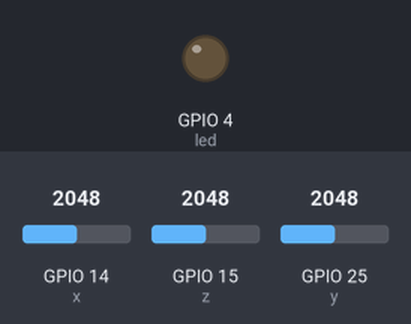
The sketch below on a simulated ESP32. Parts: output pins drawn as LEDs (lit = HIGH). The inputs (shaded band) are chosen by the test bench; at power-on: GPIO 14 (x) = 2048, GPIO 15 (z) = 2048, GPIO 25 (y) = 2048. What the sketch prints to the serial monitor is not drawn.

Above: at 5.2 s.
5.3 s: GPIO 14 (x) set to 2481
6.8 s: GPIO 14 (x) set to 2613
At 7.7 s:
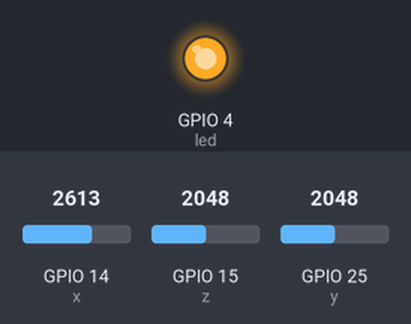
9.8 s: GPIO 14 (x) set to 2047
At 12.0 s:
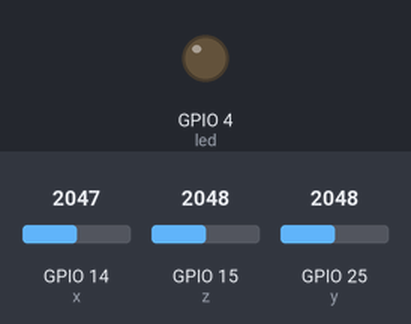
12.3 s: GPIO 14 (x) set to 1599
13.8 s: GPIO 14 (x) set to 1515
At 14.3 s:
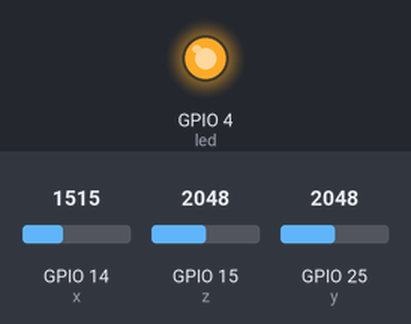
Timing chart, 0 to 16.8 s (numbered marks = the images above; inputs shaded):
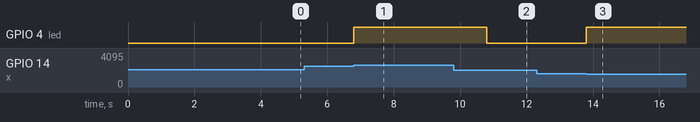

Measured:
- the behaviour switches between 2548 and 2549 on GPIO 14 (x) (found by bisection; images 0 and 1)
- the behaviour switches between 1548 and 1547 on GPIO 14 (x) (found by bisection; images 2 and 3)
- after the input at 6.8 s, GPIO 4 (led): LOW → HIGH at once
- after the input at 9.8 s, GPIO 4 (led): HIGH → LOW after 1.0 s
- after the input at 13.8 s, GPIO 4 (led): LOW → HIGH at once

The sketch:

earthquakeSensor.ino
```cpp
#define led 4//led pin

#define x  14// x_out pin of Accelerometer
#define y 25 // y_out pin of Accelerometer
#define z 15 // z_out pin of Accelerometer

/*variables*/
int xsample=0;
int ysample=0;
int zsample=0;
long start;
int buz=0;

/*Macros*/
#define samples 50
#define maxVal 500// max change limit
#define minVal -500// min change limit
#define buzTime 2000 // buzzer on time

void setup()
{

Serial.begin(115200); // initializing serial
delay(1000);

pinMode(led, OUTPUT);
buz=0;

digitalWrite(led, buz);
for(int i=0;i<samples;i++) // taking samples for calibration
{
xsample+=analogRead(x);
ysample+=analogRead(y);
zsample+=analogRead(z);
}

xsample/=samples; // taking avg for x
ysample/=samples; // taking avg for y
zsample/=samples; // taking avg for z

delay(3000);

}


void loop()
{
int value1=analogRead(x); // reading x out
int value2=analogRead(y); //reading y out
int value3=analogRead(z); //reading z out

int xValue=xsample-value1; // finding change in x
int yValue=ysample-value2; // finding change in y
int zValue=zsample-value3; // finding change in z

/* comparing change with predefined limits*/
if(xValue < minVal || xValue > maxVal || yValue < minVal || yValue > maxVal || zValue < minVal || zValue > maxVal)
{
      if(buz == 0)
      {
        start=millis(); // timer start
        buz=1; // buzzer / led flag activated

      }else // buzzer flag activated then alerting earthquake
      {

        if(millis()>= start+buzTime){
         buz=0;
        }
      }
}else

{
    if(millis()>= start+buzTime){
         buz=0;
        }
   // Serial.println(" X Y Z ");
}


  digitalWrite(led, buz); // led on and off command

  /*sending values to processing for plot over the graph*/
    if (xValue>maxVal||xValue<minVal)
    {Serial.print("x=");
    Serial.println(xValue);}
     if (xValue>maxVal||xValue<minVal)
    {Serial.print("y=");
    Serial.println(yValue);}
     if (xValue>maxVal||xValue<minVal){
    Serial.print("z=");
    Serial.println(zValue);}
   // Serial.println(" $");

}
```
